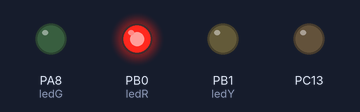
A sketch run on a simulated STM32 Blue Pill. Shown: output pins drawn as LEDs (lit = HIGH).

Above: at 0.5 s.
At 2.5 s:
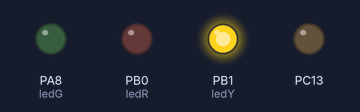
At 4.5 s:
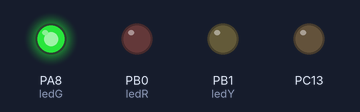
At 5.5 s:
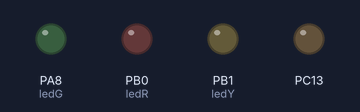
Timing chart, 0 to 7.8 s (numbered marks = the images above):
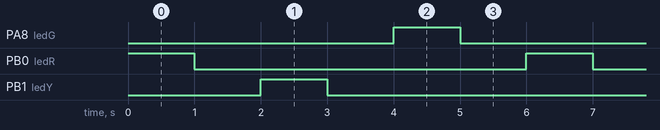

The sketch:

1_LED.ino
```cpp
int ledR = PB0;
int ledY = PB1;
int ledG = PA8;

void setup() {
  pinMode(PC13,OUTPUT);
  pinMode(ledR,OUTPUT);
  pinMode(ledY,OUTPUT);
  pinMode(ledG,OUTPUT);
}

void loop() {
  digitalWrite(ledR,HIGH);
  delay(1000);
  digitalWrite(ledR,LOW);
  delay(1000);
  digitalWrite(ledY,HIGH);
  delay(1000);
  digitalWrite(ledY,LOW);
  delay(1000);
  digitalWrite(ledG,HIGH);
  delay(1000);
  digitalWrite(ledG,LOW);
  delay(1000);

}
```

Measured:
- by itself, PA8 (ledG), PB0 (ledR), PB1 (ledY): alternates HIGH for 1.0 s and LOW for 5.0 s
- by itself, everything shown: repeats every 6.0 s, in 6 steps
